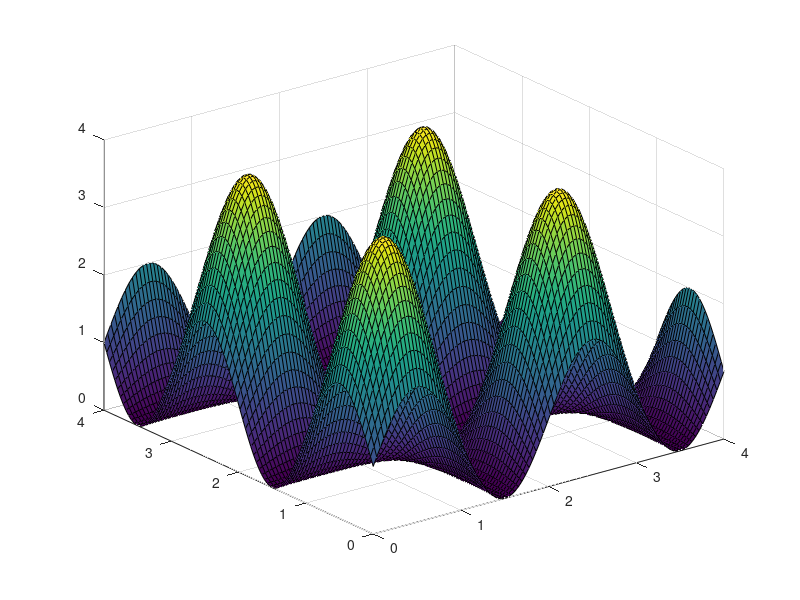
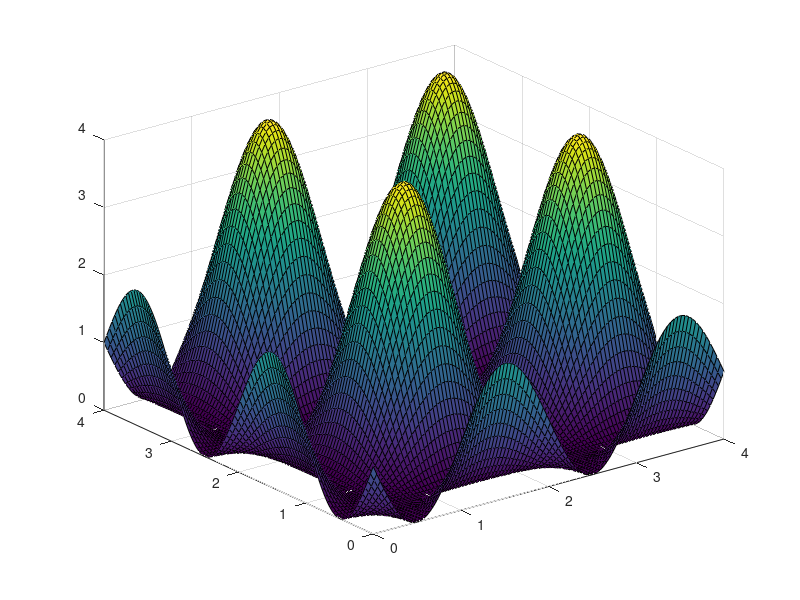
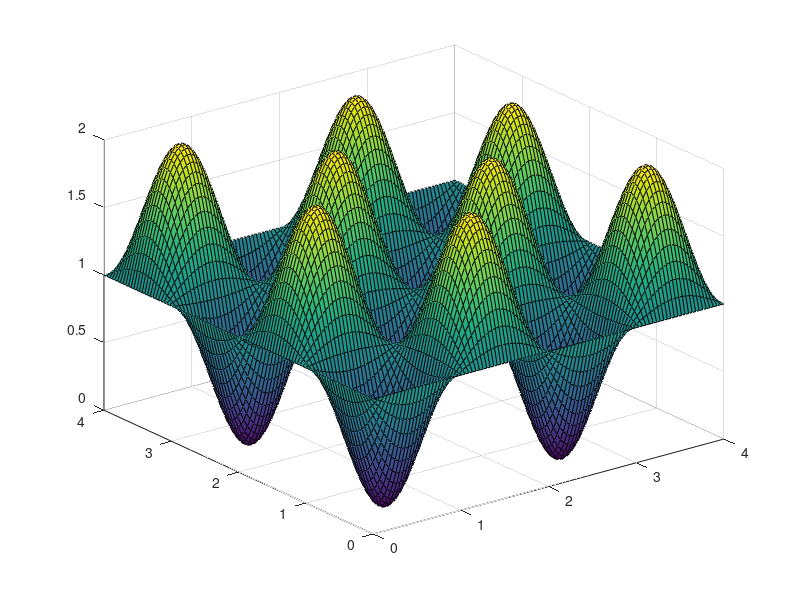

These charts were generated, in order, by the following MATLAB code:
clc
clear all
close all
x = linspace(0,4,100);
y = x';
%RBG camos simulation
z_R = (1 + sin(pi*x)).*(1 + sin(pi*y));
z_B = (1 - sin(pi*x)).*(1 - sin(pi*y));
z_G = 1 - sin(pi*x).*sin(pi*y);
figure
surf(x,y,z_R);
figure
surf(x,y,z_B);
figure
surf(x,y,z_G);